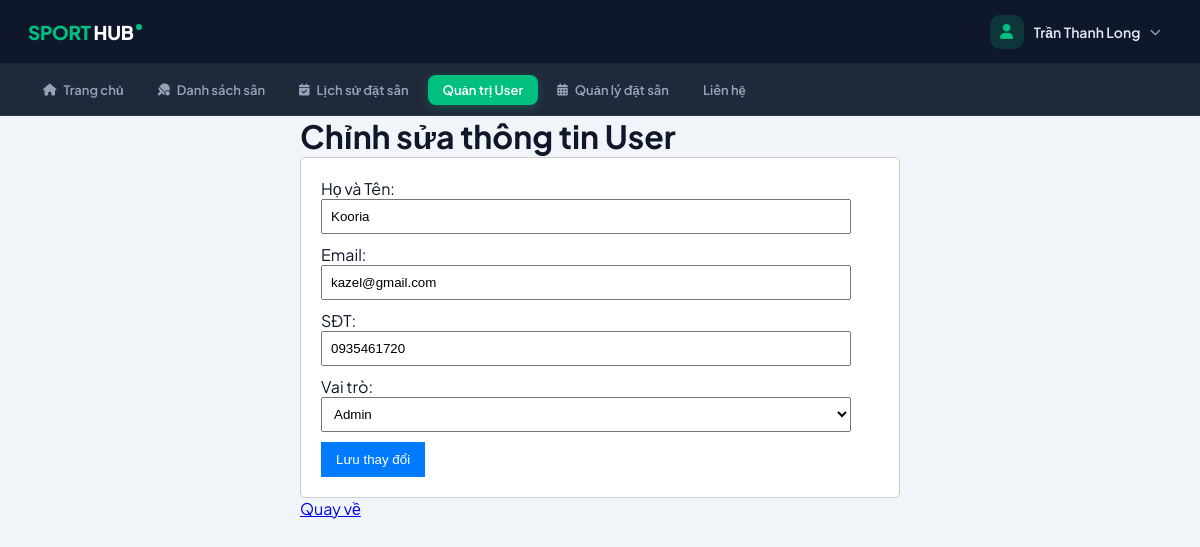
Page /public/index.php?action=edit_user&id=8 (signed in) on the committed database.
### tables this page shows
CREATE TABLE `users` (
  `id` int(11) NOT NULL,
  `name` varchar(100) NOT NULL,
  `email` varchar(100) NOT NULL,
  `password` varchar(255) NOT NULL,
  `phone` varchar(15) DEFAULT NULL,
  `created_at` timestamp NOT NULL DEFAULT current_timestamp(),
  `role` varchar(20) DEFAULT 'customer'
);

### src/Controllers/UserController.php (called while the page is built, shortened)
<?php
class UserController
{
    private $userModel;
    public function __construct()
    {
        $this->userModel = new UserModel();
    }
    public function edit()
    {
        $id = $_GET['id'] ?? null;
        $user = $this->userModel->getUserById($id);
        require_once PROJECT_ROOT . '/views/layout/header.php';
        require_once PROJECT_ROOT . '/views/User/UserEdit.php';
        require_once PROJECT_ROOT . '/views/layout/footer.php';
    }
}

### src/database.php (called while the page is built, shortened)
<?php
class Database
{
    private static $instance = null;
    private $conn;
    private $host = 'localhost';
    private $db_name = 'datsan_thethao_db';
    private $username = 'root';
    private $password = '';
    private function __construct()
    {
        try {
            $this->conn = new
                PDO(
                    "mysql:host={$this->host};dbname={$this->db_name}",
                    $this->username,
                    $this->password
                );
            $this->conn->setAttribute(
                PDO::ATTR_ERRMODE,
                PDO::ERRMODE_EXCEPTION
            );
            $this->conn->exec("set names utf8");
        } catch (PDOException $exception) {
            echo "Connection error: " . $exception->getMessage();
        }
    }
    public static function getInstance()
    {
        if (!self::$instance) {
            self::$instance = new Database();
        }
        return self::$instance;
    }
    public function getConnection()
    {
        return $this->conn;
    }
}

### src/Models/UserModel.php (called while the page is built, shortened)
<?php
class UserModel
{
    private $conn;
    public function __construct()
    {
        $this->conn = Database::getInstance()->getConnection();
    }
    public function getUserById($id)
    {
        $stmt = $this->conn->prepare("
            SELECT * FROM users
            WHERE id = :id
            LIMIT 1
        ");
        $stmt->bindParam(':id', $id);
        $stmt->execute();
        return $stmt->fetch(PDO::FETCH_ASSOC);
    }
}

### views/User/UserEdit.php (the view, shortened to what this page needs)
<?php
require_once PROJECT_ROOT . '/views/layout/header.php';
?>
<div class="container-form">
    <h1>Chỉnh sửa thông tin User</h1>
    <form action="index.php?action=update_user" method="POST">
        <label>Họ và Tên:</label>
        <input type="text" name="name"
               value="<?= htmlspecialchars($user['name']); ?>" required>
        <label>Email:</label>
        <input type="email" name="email"
               value="<?= htmlspecialchars($user['email']); ?>" required>
        <label>SĐT:</label>
        <input type="text" name="phone"
               value="<?= htmlspecialchars($user['phone']); ?>" required>
        <label>Vai trò:</label>
        <select name="role" required>
            <option value="admin" <?= ($user['role'] == 'admin') ? 'selected' : '' ?>>
                Admin
            </option>
        </select>
        <button type="submit">Lưu thay đổi</button>
    </form>
    <p><a href="index.php?action=user">Quay về</a></p>
</div>
<?php
require_once PROJECT_ROOT . '/views/layout/footer.php';
?>

### views/layout/header.php (style rules this page uses)
*, *::before, *::after { box-sizing: border-box; margin: 0; padding: 0; }
:root { --primary: #00c07f; --primary-dark: #00a06a; --dark: #0f172a; --nav-bg: #0f172a; --nav-border: rgba(255, 255, 255, .07); --text-muted: #94a3b8; --surface: #ffffff; --page-bg: #f1f5f9; --border: #e2e8f0; --danger: #f43f5e; }
html { overflow-y: scroll; }
body { padding-top: 116px; font-family: 'Plus Jakarta Sans', sans-serif; background: var(--page-bg); color: var(--dark); -webkit-font-smoothing: antialiased; }

### views/User/UserEdit.php (style rules this page uses)
.container-form { max-width: 600px; margin: auto; }
form { padding: 20px; border: 1px solid #ccc; border-radius: 5px; background: white; }
form input, form select { display: block; margin-bottom: 10px; width: 95%; padding: 8px; }
form button { padding: 10px 15px; background-color: #007bff; color: white; border: none; cursor: pointer; }

### rows in the picture
users: name "Kooria", email "kazel@gmail.com", phone "0935461720", role "Admin"

### other values in the picture
$_SESSION['user_name'] "Trần Thanh Long"
